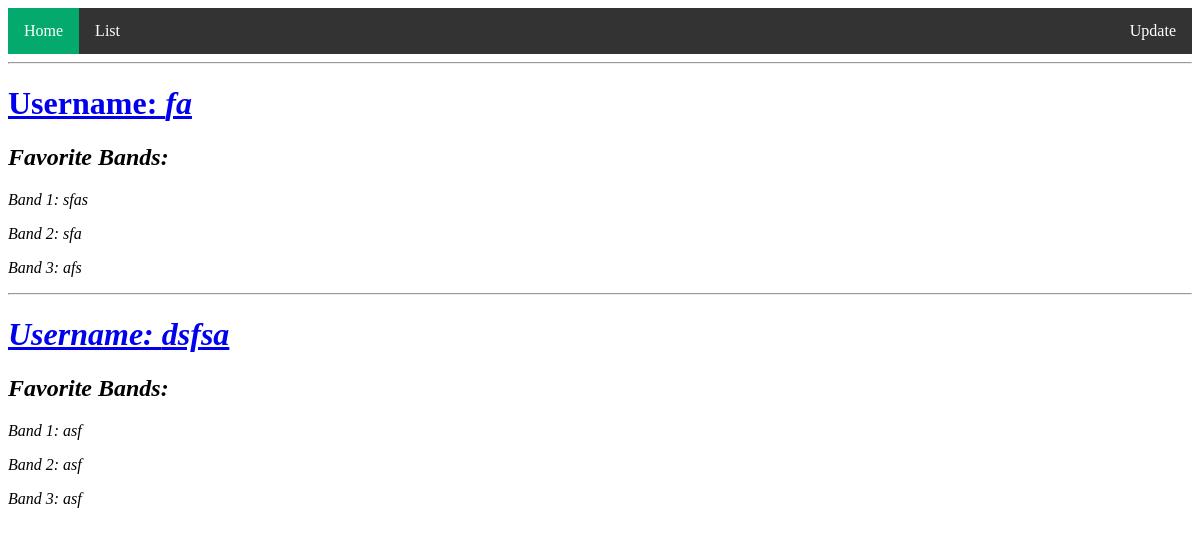
/list, run on an earlier commit of the app's database.
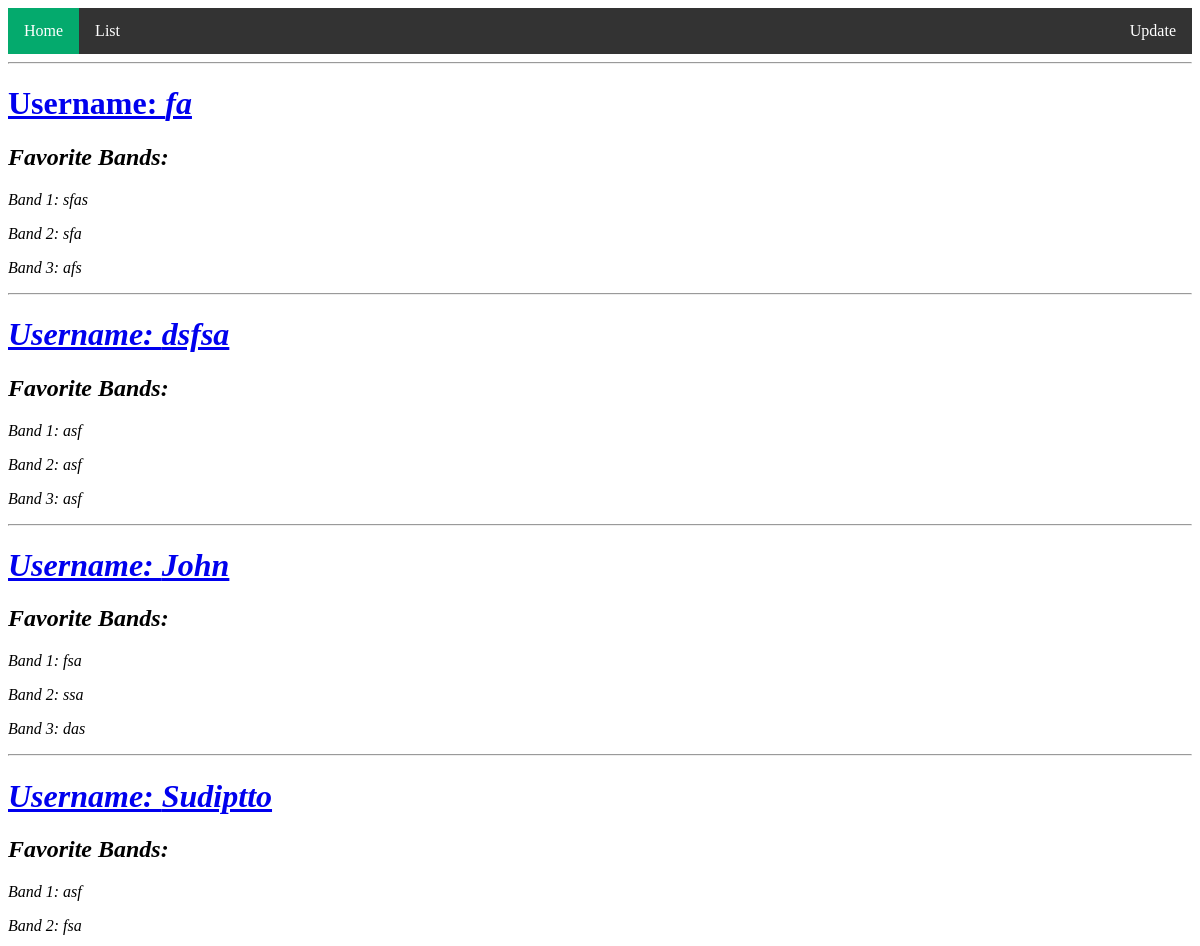
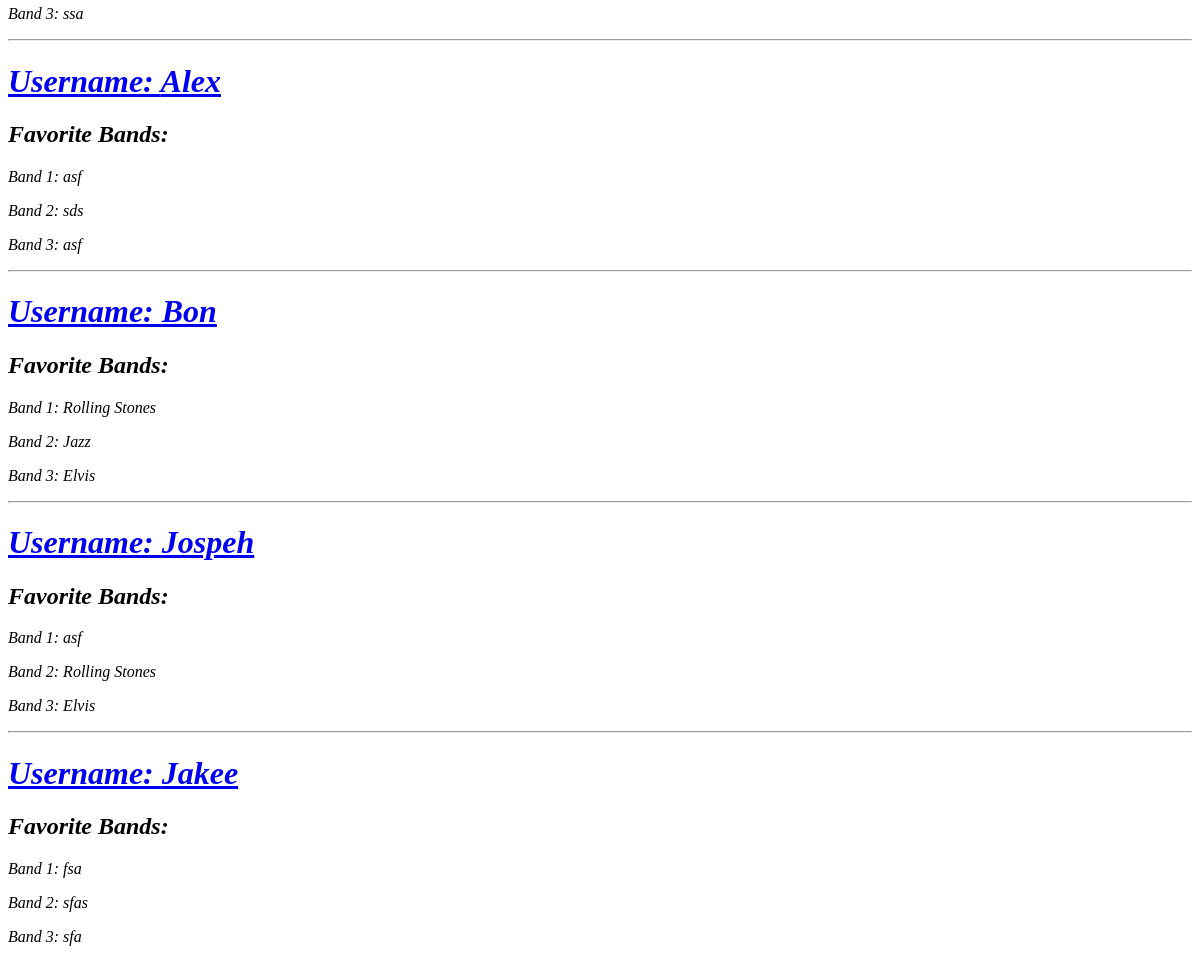
And on a later commit of the database (2 pictures, top to bottom).
### main.py (models this page shows)
class User(db.Model):
    id = db.Column(db.Integer, primary_key=True)
    username = db.Column(db.String(20), unique=True, nullable=False)
    email = db.Column(db.String(150), unique=True, nullable=False)
    pin = db.Column(db.Integer(), nullable=False)
    band1 = db.Column(db.String(50), nullable=False)
    band2 = db.Column(db.String(50), nullable=False)
    band3 = db.Column(db.String(50), nullable=False)

### main.py (the view)
@app.route('/list')
def list():
    users = User.query.all() # query all the users in the database to retrieve in the future
    return render_template('list.html', users=users)

### templates/list.html (shortened to what this page needs)
<!DOCTYPE html>
<html lang="en">
<head>
    <link rel="stylesheet" href="{{ url_for('static',filename='styles/style.css') }}">
</head>
<body>
    <ul>
        <li><a class="active" href="{{url_for('home')}}">Home</a></li>
        <li><a href="{{url_for('list')}}">List</a></li>
        <li style="float:right"><a href="{{url_for('update')}}">Update</a></li>
    </ul>
        {% for user in users%}
        <hr>
            <h1><a href="{{ url_for('userpage', Usernamee=user.username)}}">Username: <I>{{user.username}}</a></h1>
            <div>
                <h2>Favorite Bands:</h2>
                <p>Band 1: {{user.band1}}</p>
                <p>Band 2: {{user.band2}}</p>
                <p>Band 3: {{user.band3}}</p>
            </div>
        {%endfor%}
</body>
</html>

### static/styles/style.css (style rules this page uses)
ul { list-style-type: none; margin: 0; padding: 0; overflow: hidden; background-color: #333; }
li { float: left; }
li a { display: block; color: white; text-align: center; padding: 14px 16px; text-decoration: none; }
.active { background-color: #04AA6D; }

What changed in the data, as far as the page shows it:
added User: username "John", band1 "fsa", band2 "ssa", band3 "das"
added User: username "Sudiptto", band1 "asf", band2 "fsa", band3 "ssa"
added User: username "Alex", band1 "asf", band2 "sds", band3 "asf"
added User: username "Bon", band1 "Rolling Stones", band2 "Jazz", band3 "Elvis"
added User: username "Jospeh", band1 "asf", band2 "Rolling Stones", band3 "Elvis"
added User: username "Jakee", band1 "fsa", band2 "sfas", band3 "sfa"
